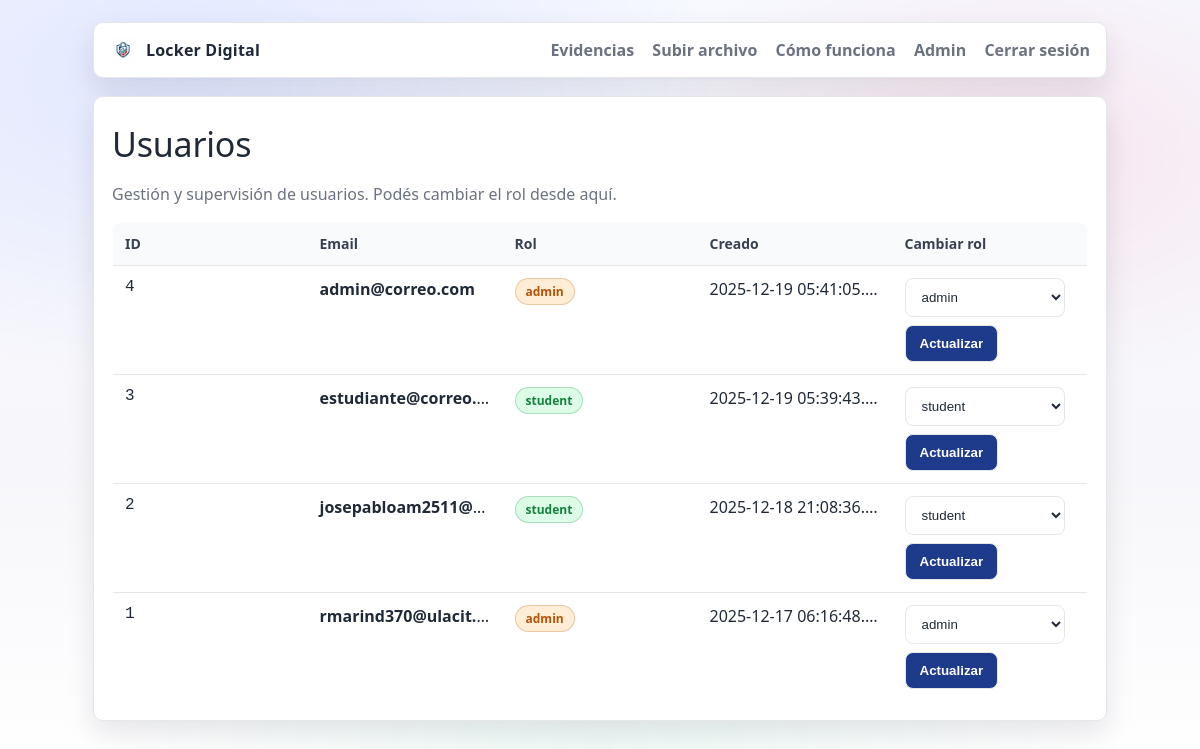
Page /admin/users (signed in) on the committed database.
### app/models.py (models this page shows)
class User(db.Model, UserMixin):
    id = db.Column(db.Integer, primary_key=True)
    email = db.Column(db.String(180), unique=True, nullable=False)
    password_hash = db.Column(db.String(280), nullable=False)
    role = db.Column(db.String(30), nullable=False, default="student")
    created_at = db.Column(db.DateTime, default=datetime.utcnow)

### app/blueprints/admin.py (the view)
@admin_bp.route("/users")
@admin_required
def users():
    users = User.query.order_by(User.created_at.desc()).all()
    log_action(current_user.id, "ADMIN_VIEW_USERS", target_type="User", target_id=None, details=f"count={len(users)}")
    return render_template("admin_users.html", title="Admin · Usuarios", users=users)

### app/models.py (called while the page is built)
@login_manager.user_loader
def load_user(user_id):
    return User.query.get(int(user_id))

### app/services/audit.py (called while the page is built)
def log_action(actor_id, action, target_type=None, target_id=None, details=None):
    entry = AuditLog(
        actor_id=actor_id,
        action=action,
        target_type=target_type,
        target_id=target_id,
        ip=request.headers.get("X-Forwarded-For", request.remote_addr),
        user_agent=(request.headers.get("User-Agent") or "")[:255],
        details=details,
    )
    db.session.add(entry)
    db.session.commit()

### app/services/authz.py (called while the page is built)
def admin_required(view_func):
    @wraps(view_func)
    def wrapper(*args, **kwargs):
        if request.endpoint is None:
            return view_func(*args, **kwargs)
        if request.endpoint.startswith("static"):
            return view_func(*args, **kwargs)
        if request.endpoint in PUBLIC_ENDPOINTS:
            return view_func(*args, **kwargs)
        if not current_user.is_authenticated:
            return redirect(url_for("auth.login"))
        if getattr(current_user, "role", None) != "admin":
            return abort(403)
        return view_func(*args, **kwargs)
    return wrapper

### app/templates/admin_users.html (shortened to what this page needs)
{% extends "base.html" %}
{% block content %}
<div class="card">
  <div class="h1">Usuarios</div>
  <p class="muted">Gestión y supervisión de usuarios. Podés cambiar el rol desde aquí.</p>
  <table class="table">
    <tr>
      <th>ID</th>
      <th>Email</th>
      <th>Rol</th>
      <th>Creado</th>
      <th>Cambiar rol</th>
    </tr>
    {% for u in users %}
    <tr>
      <td class="mono">{{ u.id }}</td>
      <td><strong>{{ u.email }}</strong></td>
      <td>
        {% if u.role == "admin" %}
          <span class="badge warn">admin</span>
        {% else %}
          <span class="badge ok">student</span>
        {% endif %}
      </td>
      <td>{{ u.created_at }}</td>
      <td>
        <form method="POST" action="/admin/users/set-role" style="display:flex; gap:8px; flex-wrap:wrap;">
          <select class="input" name="new_role" style="max-width:160px;">
            <option value="student" {% if u.role=="student" %}selected{% endif %}>student</option>
            <option value="admin" {% if u.role=="admin" %}selected{% endif %}>admin</option>
          </select>
          <button class="btn" type="submit">Actualizar</button>
        </form>
      </td>
    </tr>
    {% endfor %}
  </table>
</div>
{% endblock %}

### app/static/styles.css (style rules this page uses)
:root { --bg: #f5f7fb; --card: #ffffff; --text: #1f2937; --muted: #6b7280; --primary: #1e3a8a; --primary-soft: #e0e7ff; --danger: #b91c1c; --danger-soft: #fee2e2; --success: #15803d; --success-soft: #dcfce7; --warn: #b45309; --warn-soft: #ffedd5; --border: #e5e7eb; --shadow: 0 12px 28px rgba(17, 24, 39, 0.10); --radius: 10px; --radius-sm: 8px; }
* { box-sizing:border-box; }
body { margin:0; font-family: ui-sans-serif, system-ui, -apple-system, Segoe UI, Roboto, Arial; background: linear-gradient(180deg, #ffffff 0%, var(--bg) 55%); color: var(--text); }
.card { margin-top: 18px; border: 1px solid var(--border); border-radius: var(--radius); background: var(--card); box-shadow: var(--shadow); padding: 18px; }
.h1 { font-size: 34px; margin: 6px 0 10px; letter-spacing: -.2px; }
.muted { color: var(--muted); }
.btn { display:inline-block; padding: 10px 14px; border-radius: var(--radius-sm); border: 1px solid var(--border); background: var(--primary); color: #fff; text-decoration:none; font-weight: 700; cursor:pointer; }
.input { width: 100%; padding: 10px 12px; border-radius: var(--radius-sm); border: 1px solid var(--border); background: #fff; color: var(--text); outline: none; }
.table { width:100%; border-collapse: collapse; margin-top: 12px; overflow: hidden; border: 1px solid var(--border); border-radius: var(--radius); }
.table th, .table td { padding: 12px 12px; border-bottom: 1px solid var(--border); text-align:left; vertical-align: top; }
.table th { background: #f9fafb; font-size: 14px; color: #374151; }
.table tr:last-child td { border-bottom: none; }
.table { table-layout: fixed; }
.table th, .table td { white-space: nowrap; overflow: hidden; text-overflow: ellipsis; }
.mono { font-family: ui-monospace, SFMono-Regular, Menlo, Consolas, monospace; }
.badge { display:inline-block; padding: 4px 10px; border-radius: 999px; font-size: 12px; border: 1px solid var(--border); font-weight: 700; color: #111827; background: #f9fafb; }
.badge.ok { background: var(--success-soft); border-color: rgba(21, 128, 61, 0.25); color: var(--success); }
.badge.warn { background: var(--warn-soft); border-color: rgba(180, 83, 9, 0.25); color: var(--warn); }
body { background: radial-gradient(900px 500px at 15% 10%, rgba(24, 72, 255, 0.10), transparent 60%), radial-gradient(700px 420px at 85% 20%, rgba(255, 0, 70, 0.08), transparent 55%), radial-gradient(800px 520px at 50% 95%, rgba(0, 180, 120, 0.06), transparent 60%), linear-gradient(180deg, #f7f9ff 0%, #f7f7fb 60%, #ffffff 100%); }

### rows in the picture
User: id "4", email "admin@correo.com", created_at "2025-12-19 05:41:05.…", new_role "admin"
User: id "3", email "estudiante@correo.…", shows "student", created_at "2025-12-19 05:39:43.…", new_role "student"
User: id "2", email "josepabloam2511@…", shows "student", created_at "2025-12-18 21:08:36.…", new_role "student"
User: id "1", email "rmarind370@ulacit.…", shows "admin", created_at "2025-12-17 06:16:48.…", new_role "admin"
